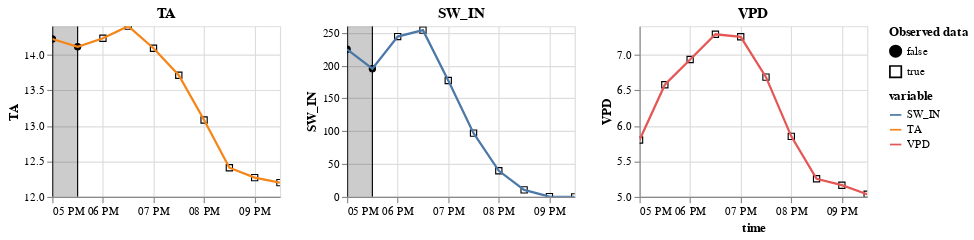

Notebook source saved alongside this figure:
### Code cell
m_df.show(bind_interaction = False)

### Figure 1 — Vega-Lite specification as saved in the notebook (floating-point values rounded to 4 significant figures)
{"config": {"view": {"continuousWidth": 400, "continuousHeight": 300}}, "vconcat": [{"hconcat": [{"layer": [{"data": {"name": "data-f32fcef9aaeabb827290b71944d893e2"}, "mark": {"type": "point", "color": "black", "fillOpacity": 1, "strokeWidth": 1}, "encoding": {"fill": {"field": "is_present", "legend": {"title": ["Observed data"]}, "scale": {"range": ["black", "#ffffff00"]}, "type": "nominal"}, "shape": {"field": "is_present", "type": "nominal"}, "x": {"axis": {"domain": true, "labels": true, "ticks": true, "title": "time"}, "field": "time", "type": "temporal"}, "y": {"field": "value", "scale": {"zero": false}, "title": "TA", "type": "quantitative"}}}, {"layer": [{"mark": "rule", "encoding": {"x": {"axis": {"domain": false, "labels": false, "ticks": false, "title": null}, "field": "gap_start", "type": "temporal"}}}, {"mark": "rule", "encoding": {"x": {"axis": {"domain": false, "labels": false, "ticks": false, "title": null}, "field": "gap_end", "type": "temporal"}}}, {"mark": {"type": "rect", "color": "black", "opacity": 0.2}, "encoding": {"x": {"axis": {"domain": false, "labels": false, "ticks": false, "title": null}, "field": "gap_start", "type": "temporal"}, "x2": {"field": "gap_end"}}}], "data": {"name": "data-6a3d66586038851ee63af4299d7783ff"}}, {"data": {"name": "data-f32fcef9aaeabb827290b71944d893e2"}, "mark": "line", "encoding": {"color": {"field": "variable", "type": "nominal"}, "x": {"field": "time", "type": "temporal"}, "y": {"field": "value", "scale": {"zero": false}, "title": "TA", "type": "quantitative"}}, "name": "view_3"}], "height": 150, "title": "TA", "width": 200}, {"layer": [{"data": {"name": "data-ff2f4c1d49ab8c8890fd3518ec00de0b"}, "mark": {"type": "point", "color": "black", "fillOpacity": 1, "strokeWidth": 1}, "encoding": {"fill": {"field": "is_present", "legend": {"title": ["Observed data"]}, "scale": {"range": ["black", "#ffffff00"]}, "type": "nominal"}, "shape": {"field": "is_present", "type": "nominal"}, "x": {"axis": {"domain": true, "labels": true, "ticks": true, "title": "time"}, "field": "time", "type": "temporal"}, "y": {"field": "value", "scale": {"zero": false}, "title": "SW_IN", "type": "quantitative"}}}, {"layer": [{"mark": "rule", "encoding": {"x": {"axis": {"domain": false, "labels": false, "ticks": false, "title": null}, "field": "gap_start", "type": "temporal"}}}, {"mark": "rule", "encoding": {"x": {"axis": {"domain": false, "labels": false, "ticks": false, "title": null}, "field": "gap_end", "type": "temporal"}}}, {"mark": {"type": "rect", "color": "black", "opacity": 0.2}, "encoding": {"x": {"axis": {"domain": false, "labels": false, "ticks": false, "title": null}, "field": "gap_start", "type": "temporal"}, "x2": {"field": "gap_end"}}}], "data": {"name": "data-6a3d66586038851ee63af4299d7783ff"}}, {"data": {"name": "data-ff2f4c1d49ab8c8890fd3518ec00de0b"}, "mark": "line", "encoding": {"color": {"field": "variable", "type": "nominal"}, "x": {"field": "time", "type": "temporal"}, "y": {"field": "value", "scale": {"zero": false}, "title": "SW_IN", "type": "quantitative"}}, "name": "view_4"}], "height": 150, "title": "SW_IN", "width": 200}, {"layer": [{"mark": {"type": "point", "color": "black", "fillOpacity": 1, "strokeWidth": 1}, "encoding": {"fill": {"field": "is_present", "legend": {"title": ["Observed data"]}, "scale": {"range": ["black", "#ffffff00"]}, "type": "nominal"}, "shape": {"field": "is_present", "type": "nominal"}, "x": {"axis": {"domain": true, "labels": true, "ticks": true, "title": "time"}, "field": "time", "type": "temporal"}, "y": {"field": "value", "scale": {"zero": false}, "title": "VPD", "type": "quantitative"}}}, {"mark": "line", "encoding": {"color": {"field": "variable", "type": "nominal"}, "x": {"field": "time", "type": "temporal"}, "y": {"field": "value", "scale": {"zero": false}, "title": "VPD", "type": "quantitative"}}, "name": "view_5"}], "data": {"name": "data-87566384334aba3c379fa0e38b728291"}, "height": 150, "title": "VPD", "width": 200}]}], "params": [{"name": "param_8", "select": {"type": "interval"}, "bind": "scales", "views": ["view_3"]}, {"name": "param_9", "select": {"type": "interval"}, "bind": "scales", "views": ["view_4"]}, {"name": "param_10", "select": {"type": "interval"}, "bind": "scales", "views": ["view_5"]}], "$schema": "https://vega.github.io/schema/vega-lite/v5.2.0.json", "datasets": {"data-f32fcef9aaeabb827290b71944d893e2": [{"time": "2000-06-15T17:00:00", "variable": "TA", "value": 14.22, "is_present": false}, {"time": "2000-06-15T17:30:00", "variable": "TA", "value": 14.11, "is_present": false}, {"time": "2000-06-15T18:00:00", "variable": "TA", "value": 14.23, "is_present": true}, {"time": "2000-06-15T18:30:00", "variable": "TA", "value": 14.4, "is_present": true}, {"time": "2000-06-15T19:00:00", "variable": "TA", "value": 14.09, "is_present": true}, {"time": "2000-06-15T19:30:00", "variable": "TA", "value": 13.71, "is_present": true}, {"time": "2000-06-15T20:00:00", "variable": "TA", "value": 13.08, "is_present": true}, {"time": "2000-06-15T20:30:00", "variable": "TA", "value": 12.41, "is_present": true}, {"time": "2000-06-15T21:00:00", "variable": "TA", "value": 12.27, "is_present": true}, {"time": "2000-06-15T21:30:00", "variable": "TA", "value": 12.2, "is_present": true}], "data-6a3d66586038851ee63af4299d7783ff": [{"gap_start": "2000-06-15T17:00:00", "gap_end": "2000-06-15T17:30:00"}], "data-ff2f4c1d49ab8c8890fd3518ec00de0b": [{"time": "2000-06-15T17:00:00", "variable": "SW_IN", "value": 224.8, "is_present": false}, {"time": "2000-06-15T17:30:00", "variable": "SW_IN", "value": 195.3, "is_present": false}, {"time": "2000-06-15T18:00:00", "variable": "SW_IN", "value": 244.2, "is_present": true}, {"time": "2000-06-15T18:30:00", "variable": "SW_IN", "value": 253.9, "is_present": true}, {"time": "2000-06-15T19:00:00", "variable": "SW_IN", "value": 177.3, "is_present": true}, {"time": "2000-06-15T19:30:00", "variable": "SW_IN", "value": 97.07, "is_present": true}, {"time": "2000-06-15T20:00:00", "variable": "SW_IN", "value": 39.71, "is_present": true}, {"time": "2000-06-15T20:30:00", "variable": "SW_IN", "value": 10.65, "is_present": true}, {"time": "2000-06-15T21:00:00", "variable": "SW_IN", "value": 0.32, "is_present": true}, {"time": "2000-06-15T21:30:00", "variable": "SW_IN", "value": 0.0, "is_present": true}], "data-87566384334aba3c379fa0e38b728291": [{"time": "2000-06-15T17:00:00", "variable": "VPD", "value": 5.799, "is_present": true}, {"time": "2000-06-15T17:30:00", "variable": "VPD", "value": 6.577, "is_present": true}, {"time": "2000-06-15T18:00:00", "variable": "VPD", "value": 6.931, "is_present": true}, {"time": "2000-06-15T18:30:00", "variable": "VPD", "value": 7.286, "is_present": true}, {"time": "2000-06-15T19:00:00", "variable": "VPD", "value": 7.251, "is_present": true}, {"time": "2000-06-15T19:30:00", "variable": "VPD", "value": 6.683, "is_present": true}, {"time": "2000-06-15T20:00:00", "variable": "VPD", "value": 5.851, "is_present": true}, {"time": "2000-06-15T20:30:00", "variable": "VPD", "value": 5.254, "is_present": true}, {"time": "2000-06-15T21:00:00", "variable": "VPD", "value": 5.164, "is_present": true}, {"time": "2000-06-15T21:30:00", "variable": "VPD", "value": 5.037, "is_present": true}]}}
